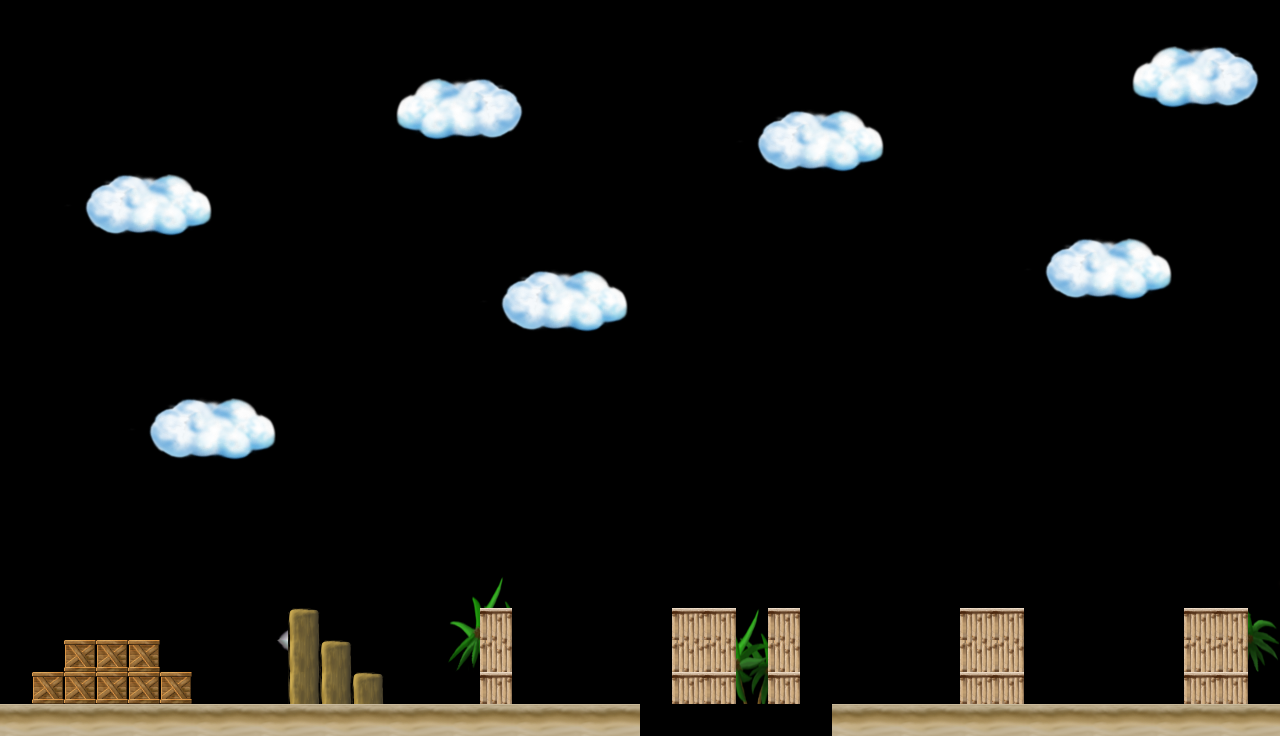

This is a level from a 2D game, rendered from its Tiled map with the project's own tilesets. A one-line summary and the complete map file follow:
An orthogonal 40x23 tile map with 32x32 px tiles, 1 tile layer (Tile Layer 1).

<map version="1.2" tiledversion="1.2.0" orientation="orthogonal" renderorder="right-down" width="40" height="23" tilewidth="32" tileheight="32" infinite="0" nextlayerid="2" nextobjectid="1">
 <tileset firstgid="1" source="tilemap.tsx" />
 <layer id="1" name="Tile Layer 1" width="40" height="23">
  <data encoding="csv">
0,0,0,0,0,0,0,0,0,0,0,0,0,0,0,0,0,0,0,0,0,0,0,0,0,0,0,0,0,0,0,0,0,0,0,0,0,0,0,0,
0,0,0,0,0,0,0,0,0,0,0,0,0,0,0,0,0,0,0,0,0,0,0,0,0,0,0,0,0,0,0,0,0,0,0,1269,1270,1271,1272,1273,
0,0,0,0,0,0,0,0,0,0,0,0,1269,1270,1271,1272,1273,0,0,0,0,0,0,0,0,0,0,0,0,0,0,0,0,0,0,1333,3342,3343,3344,1337,
0,0,0,0,0,0,0,0,0,0,0,0,1333,3342,3343,3344,1337,0,0,0,0,0,0,1900,1901,1902,1903,1904,0,0,0,0,0,0,0,1397,1398,1399,1400,1401,
0,0,0,0,0,0,0,0,0,0,0,0,1397,1398,1399,1400,1401,0,0,0,0,0,0,1964,3345,3346,3347,1968,0,0,0,0,0,0,0,0,0,0,0,0,
0,0,1900,1901,1902,1903,1904,0,0,0,0,0,0,0,0,0,0,0,0,0,0,0,0,2028,2029,2030,2031,2032,0,0,0,0,0,0,0,0,0,0,0,0,
0,0,1964,3345,3346,3347,1968,0,0,0,0,0,0,0,0,0,0,0,0,0,0,0,0,0,0,0,0,0,0,0,0,0,0,0,0,0,0,0,0,0,
0,0,2028,2029,2030,2031,2032,0,0,0,0,0,0,0,0,0,0,0,0,0,0,0,0,0,0,0,0,0,0,0,0,0,1900,1901,1902,1903,1904,0,0,0,
0,0,0,0,0,0,0,0,0,0,0,0,0,0,0,1900,1901,1902,1903,1904,0,0,0,0,0,0,0,0,0,0,0,0,1964,3345,3346,3347,1968,0,0,0,
0,0,0,0,0,0,0,0,0,0,0,0,0,0,0,1964,3345,3346,3347,1968,0,0,0,0,0,0,0,0,0,0,0,0,2028,2029,2030,2031,2032,0,0,0,
0,0,0,0,0,0,0,0,0,0,0,0,0,0,0,2028,2029,2030,2031,2032,0,0,0,0,0,0,0,0,0,0,0,0,0,0,0,0,0,0,0,0,
0,0,0,0,0,0,0,0,0,0,0,0,0,0,0,0,0,0,0,0,0,0,0,0,0,0,0,0,0,0,2757,2758,2759,2760,2761,2762,0,0,0,0,
0,0,0,0,1900,1901,1902,1903,1904,0,0,0,0,0,0,0,0,0,0,0,0,0,0,0,0,0,0,0,0,0,0,3244,3245,3246,3247,3248,0,0,0,0,
0,0,0,0,1964,3345,3346,3347,1968,0,0,0,0,0,0,0,0,0,0,2757,2758,2759,2760,2761,2762,0,0,0,0,0,0,2822,2823,2824,2825,0,0,0,0,0,
0,0,0,0,2028,2029,2030,2031,2032,0,0,0,0,0,0,0,0,0,0,0,3244,3245,3246,3247,3248,2757,2758,2759,2760,2761,2762,0,0,2766,2757,2758,2759,2760,2761,2762,
0,0,0,0,0,0,0,0,0,0,0,0,0,0,2757,2758,2759,2760,2761,2762,2822,2823,2824,2825,0,0,3244,3245,3246,3247,3248,0,0,2830,0,3244,3245,3246,3247,3248,
0,0,0,0,0,0,0,0,0,0,0,0,0,0,0,3244,3245,3246,3247,3248,0,0,2766,0,0,0,2822,2823,2824,2825,0,0,0,2894,0,2822,2823,2824,2825,0,
0,0,0,0,0,0,0,0,0,0,0,0,0,0,0,2822,2823,2824,2825,0,0,0,2830,0,0,0,0,0,2766,0,0,0,0,2958,0,0,0,2766,0,0,
0,0,0,0,0,0,0,0,0,0,0,0,0,0,1943,1944,2132,2197,2197,2197,2133,0,2894,0,0,2132,2197,2197,2197,2133,0,0,2132,2197,2197,2197,2133,2830,0,1945,
0,0,0,0,0,0,0,0,423,3932,0,0,0,0,2007,2079,2801,2865,2865,2865,2737,2079,2079,1944,2079,2801,2865,2865,2865,2737,2079,2079,2801,2865,2865,2865,2737,2079,2079,2009,
0,0,3549,3549,3549,0,0,0,487,3996,3932,0,0,0,2071,2269,2801,2865,2865,2865,2737,2269,2269,2008,2269,2801,2865,2865,2865,2737,2269,2269,2801,2865,2865,2865,2737,2269,2269,2073,
0,3549,3549,3549,3549,3549,0,0,0,3996,3996,3932,0,0,0,2079,2801,2865,2865,2865,2737,2079,2079,2072,2079,2801,2865,2865,2865,2737,2079,2079,2801,2865,2865,2865,2737,2079,2079,0,
3503,3504,3503,3504,3503,3504,3503,3504,3503,3504,3503,3504,3503,3504,3503,3504,3503,3504,3503,3504,3299,3300,3301,3300,3301,3302,3503,3504,3503,3504,3503,3504,3503,3504,3503,3504,3503,3504,3503,3504
</data>
 </layer>
</map>
